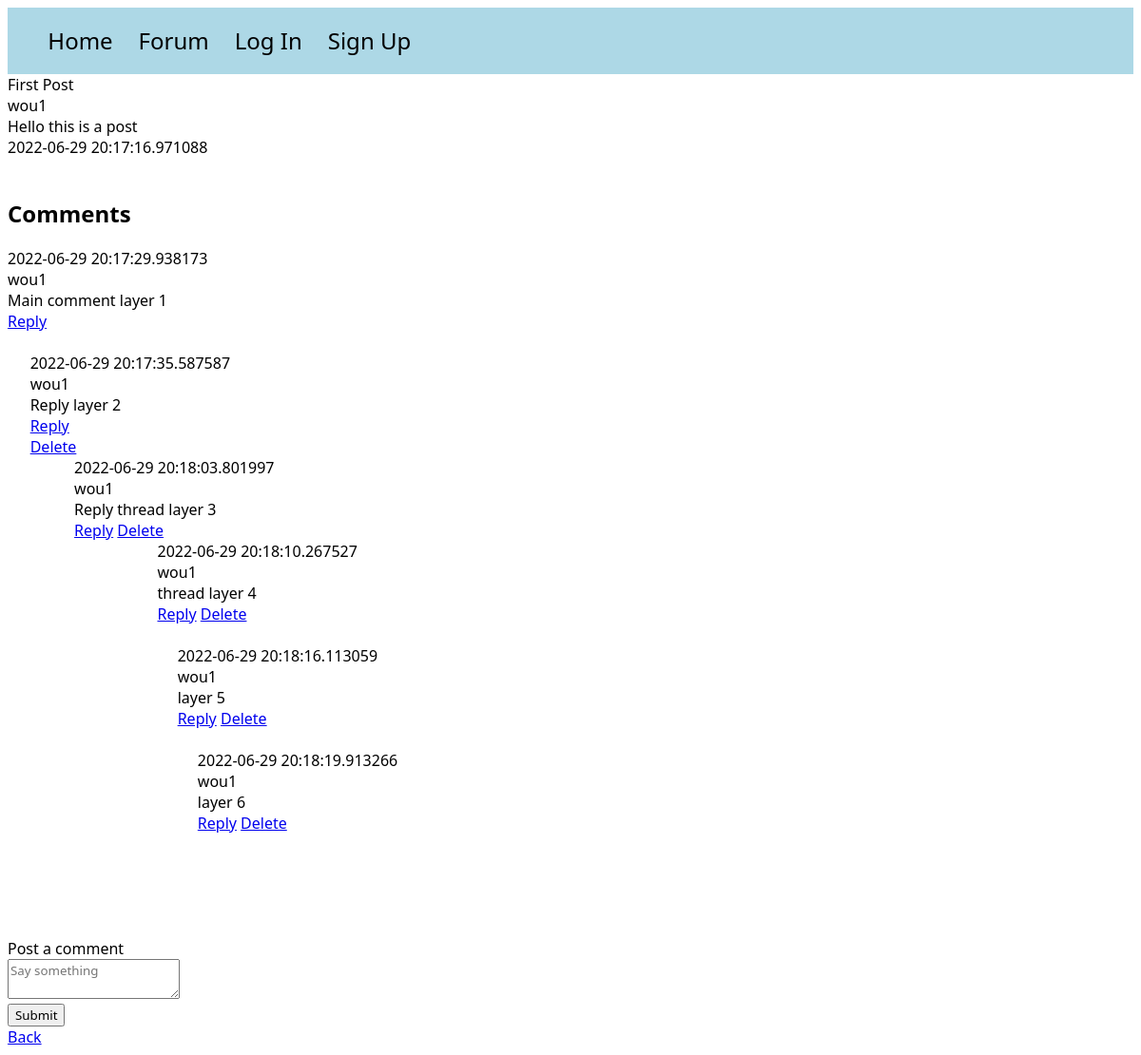
Before: /posts/1 with the older database file.
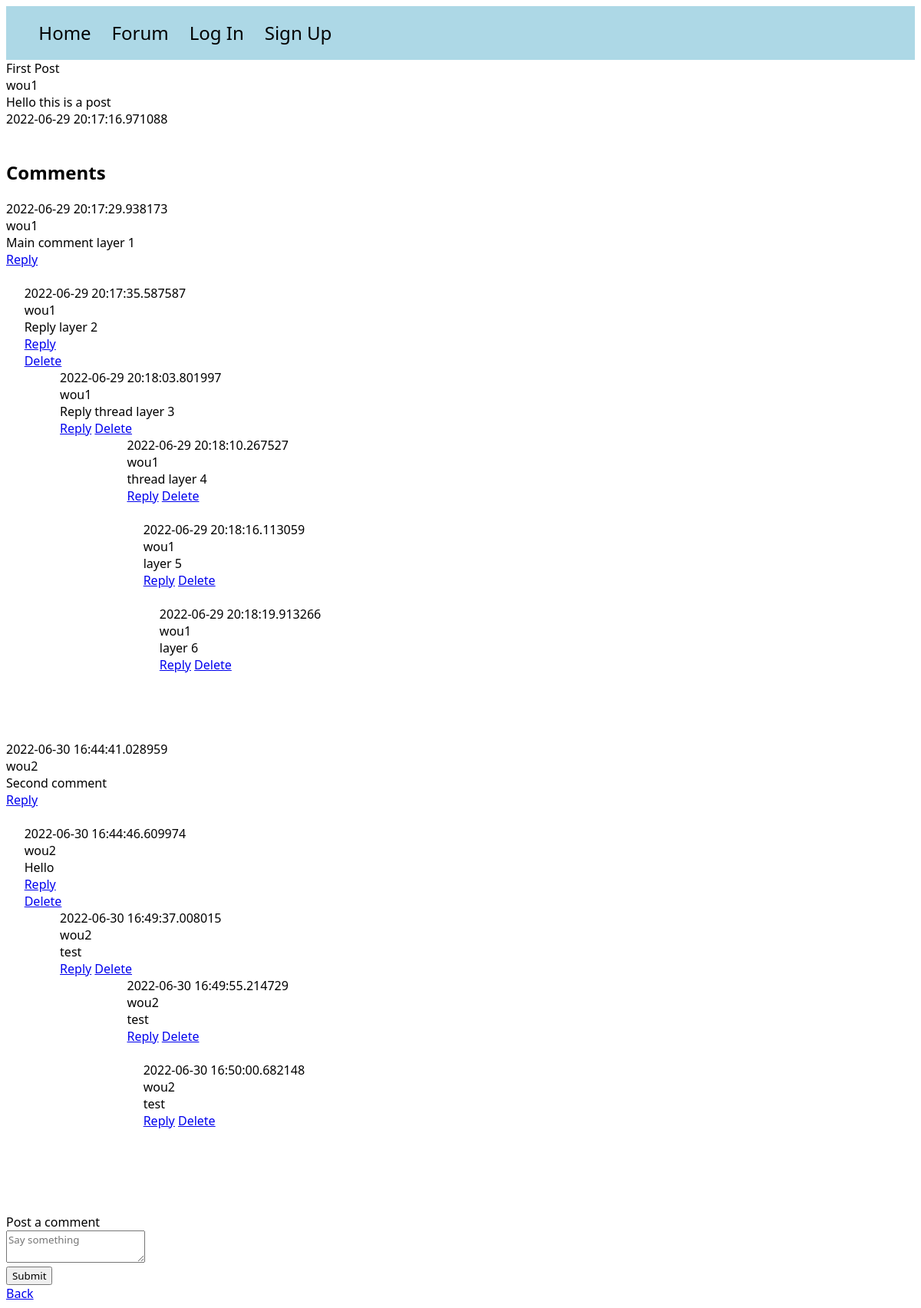
After: the same page with the newer database file.
### models.py (models this page shows)
class Post(db.Model):
    id = db.Column(db.Integer, primary_key=True)
    title = db.Column(db.String(100))
    content = db.Column(db.Text)
    poster_id = db.Column(db.Integer, db.ForeignKey(User.id))
    date_posted = db.Column(db.DateTime, default=datetime.utcnow)
    slug = db.Column(db.String(256))
    comments = db.relationship('Comment', backref='commented_post')

class User(UserMixin, db.Model):
    id = db.Column(db.Integer, primary_key=True)
    email = db.Column(db.String(100), unique=True)
    password = db.Column(db.String(100))
    name = db.Column(db.String(1000))
    last_seen = db.Column(db.String(100))
    posts = db.relationship('Post', backref='poster')

class Comment(db.Model):
    id = db.Column(db.Integer, primary_key=True)
    author_id = db.Column(db.Integer, db.ForeignKey(User.id))
    author_name = db.relationship('User', backref='comment_poster')
    content = db.Column(db.Text)
    timestamp = db.Column(db.DateTime, default=datetime.utcnow)
    post_id = db.Column(db.Integer, db.ForeignKey(Post.id))
    replies = db.relationship('Reply', backref='replied_comment')

class Reply(db.Model):
    id = db.Column(db.Integer, primary_key=True)
    reply_author_id = db.Column(db.Integer, db.ForeignKey(User.id))
    reply_author_name = db.relationship('User', backref='reply_poster')
    content = db.Column(db.Text)
    timestamp = db.Column(db.DateTime, default=datetime.utcnow)
    comment_id = db.Column(db.Integer, db.ForeignKey(Comment.id))
    post_id = db.Column(db.Integer, db.ForeignKey(Post.id))
    replies = db.relationship('ReplyThread', backref='replied_thread')

class ReplyThread(db.Model):
    id = db.Column(db.Integer, primary_key=True)
    author_id = db.Column(db.Integer, db.ForeignKey(User.id))
    author_name = db.relationship('User', backref='reply_thread_poster')
    content = db.Column(db.Text)
    timestamp = db.Column(db.DateTime, default=datetime.utcnow)
    reply_id = db.Column(db.Integer, db.ForeignKey(Reply.id))
    parent_id = db.Column(db.Integer, db.ForeignKey('reply_thread.id'))
    children = db.relationship('ReplyThread', backref='parent', remote_side=[id])
    post_id = db.Column(db.Integer, db.ForeignKey(Post.id))
    depth = db.Column(db.Integer, default=1)

### app.py (the view)
@app.route('/posts/<int:id>')
def post(id):
    post = Post.query.get_or_404(id)
    comments = Comment.query.order_by(Comment.timestamp)
    replies = Reply.query.order_by(Reply.timestamp)
    reply_threads = ReplyThread.query.order_by(ReplyThread.timestamp)
    specific_comments = [comment for comment in comments if comment.post_id == id]
    return render_template("post.html", post=post, comments=specific_comments, replies=replies, reply_threads=reply_threads, reply_thread_continued=reply_threads)

### templates/post.html (shortened to what this page needs)
<!DOCTYPE html>
<html lang="en">
<head>
</head>
<link rel="stylesheet" href="/static/style.css">
<body>
<div id="navbar">
    <ul>
        <a href="{{ url_for('home') }}"><li>Home</li></a>
        <a href="{{ url_for('posts') }}"><li>Forum</li></a>
         {% if not current_user.is_authenticated %}
        <a href="{{ url_for('auth.login') }}"><li>Log In</li></a> <a href="{{ url_for('auth.signup') }}"><li>Sign Up</li></a>
        {% endif %}
    </ul>
</div>
{{ post.title }}<br>
{{ post.poster.name }}<br>
{{ post.content }}<br>
{{ post.date_posted }}<br><br>
<div id="comment-container">
    <h2>Comments</h2>
    {% for comment in comments %}
        {{ comment.timestamp }} <br>
        {{ comment.author_name.name }} <br>
        {{ comment.content }} <br>
        <a href="{{ url_for('reply_comment', id=comment.id) }}">Reply</a>
        <br> <br>
        <div id="comment-reply-container">
        {% for reply in replies %}
            {% if reply.comment_id == comment.id %}
                {{ reply.timestamp }} <br>
                {{ reply.reply_author_name.name }} <br>
                {{ reply.content }} <br>
                <a href="{{ url_for('reply_thread', id=reply.id) }}">Reply</a> <br>
                <a href="{{ url_for('delete_reply', id=reply.id) }}">Delete</a>
                <div id="reply-thread-container">
                    {% for reply_thread in reply_threads %}
                    {% if reply_thread.reply_id == reply.id and not reply_thread.parent_id %}
                        {{ reply_thread.timestamp }} <br>
                        {{ reply_thread.author_name.name }} <br>
                        {{ reply_thread.content }} <br>
                        <a href="{{ url_for('reply_thread_continue', id=reply_thread.id) }}">Reply</a>
                        <a href="{{ url_for('delete_reply_thread', id=reply_thread.id) }}">Delete</a>
                        <div id="highest-depth-reply-container">
                                {% for reply_thread_continue in reply_thread_continued %}
                                    <div id="depth-marker" style="margin-left: {{ reply_thread_continue.depth|int }}%">
                                    {% if reply_thread_continue.parent_id == reply_thread.id or reply_thread_continue.reply_id == reply_thread_continue.children.reply_id and reply_thread_continue.reply_id == reply.id %}
                                        {{ reply_thread_continue.timestamp }} <br>
                                        {{ reply_thread_continue.author_name.name }} <br>
                                        {{ reply_thread_continue.content }} <br>
                                        <a href="{{ url_for('reply_thread_continue', id=reply_thread_continue.id) }}">Reply</a>
                                        <a href="{{ url_for('delete_reply_thread', id=reply_thread_continue.id) }}">Delete</a><br><br>
                                    {% endif %}
                                    </div>
                                {% endfor %}
                        </div>
                        <br>
                    {% endif %}
                {% endfor %}
                </div>
                <br>
            {% endif %}
        {% endfor %} <br>
        </div>
    {% endfor %}
</div>
<br>
<div id="add-comment-container">
    <form class="comment-form" action="{{ url_for('post_comment', id=post.id) }}" method="post">
        <label for="comment-content">Post a comment</label>
        <div class="field">
            <textarea id="comment-content" name="comment_body" placeholder="Say something"></textarea>
        </div>
        <input type="submit">
    </form>
</div>
<a href="{{ url_for('posts') }}">Back</a>
</body>
</html>

### static/style.css (style rules this page uses)
* { font-family: Segoe UI; }
#navbar { background-color: lightblue; padding: 0.2%; }
li { font-size: 1.5em; text-decoration: none; color: black; display: inline-block; padding-right: 2%; }
#comment-reply-container { margin-left: 2%; }
#reply-thread-container { margin-left: 4%; }
#highest-depth-reply-container { margin-left: 5%; }

Changed rows visible on the page:
added Comment: timestamp "2022-06-30 16:44:41.028959", author_name.name "wou2", content "Second comment"
added Reply: timestamp "2022-06-30 16:44:46.609974", reply_author_name.name "wou2", content "Hello", shown under "2022-06-30 16:44:41.028959"
added ReplyThread: timestamp "2022-06-30 16:49:37.008015", author_name.name "wou2", content "test", shown under "2022-06-30 16:44:46.609974"
added ReplyThread: timestamp "2022-06-30 16:49:55.214729", author_name.name "wou2", content "test", shown under "2022-06-30 16:49:37.008015"
added ReplyThread: timestamp "2022-06-30 16:50:00.682148", author_name.name "wou2", content "test", shown under "2022-06-30 16:49:37.008015"
